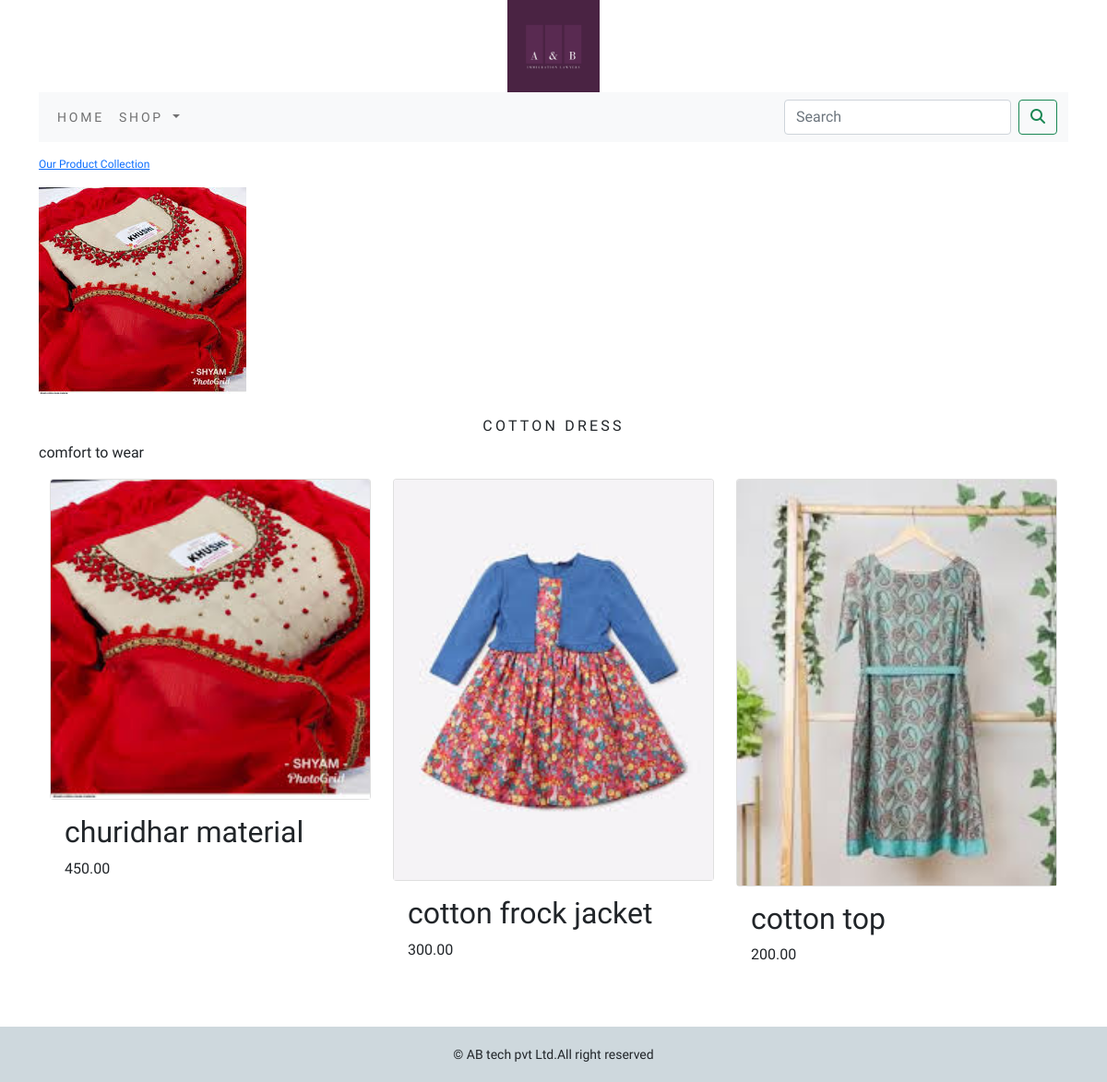
The app's page /shop/cotton-dress/ with its own data.
### shop/models.py (models this page shows, shortened)
class Category(models.Model):
    name=models.CharField(max_length=250,unique=True)
    slug=models.SlugField(max_length=250,unique=True)
    description=models.TextField(blank=True)
    img=models.ImageField(upload_to='category',blank=True)
    class Meta:
        ordering=('name',)
        verbose_name='category'
        verbose_name_plural='categories'
    def get_url(self):
        return reverse('shop:product_by_category',args=[self.slug])

class Product(models.Model):
    name = models.CharField(max_length=250, unique=True)
    slug = models.SlugField(max_length=250, unique=True)
    description = models.TextField(blank=True)
    price=models.DecimalField(max_digits=10,decimal_places=2)
    category=models.ForeignKey(Category,on_delete=models.CASCADE)
    img=models.ImageField(upload_to='product',blank=True)
    stock=models.IntegerField()
    available=models.BooleanField(default=True)
    created=models.DateTimeField(auto_now_add=True)
    updated=models.DateTimeField(auto_now=True)
    def get_url(self):
        return reverse('shop:prodCatdetail',args=[self.category.slug,self.slug])
    class Meta:
        ordering=('name',)
        verbose_name='product'
        verbose_name_plural='products'

### shop/views.py (the view)
# urls.py: path('',views.allProdCat,name='allProdCat'),
def allProdCat(request,c_slug=None):
    c_page = None
    products_list = None
    if c_slug!= None:
        c_page=get_object_or_404(Category,slug=c_slug)
        products_list=Product.objects.all().filter(category=c_page,available=True)
    else:
        products_list=Product.objects.all().filter(available=True)
    paginator=Paginator(products_list,6)
    try:
        page=int(request.GET.get('page','1'))
    except:
        page=1
    try:
        products=paginator.page(page)
    except (EmptyPage,InvalidPage):
        products=paginator.page(paginator.num_pages)
    return render(request,"category.html",{'category':c_page,'products':products})

### cart/context_processors.py (called while the page is built)
def counter(request):
    item_count=0
    if 'admin' in request.path:
        return {}
    else:
        try:
            cart=Cart.objects.filter(cart_id=_cart_id(request))
            cart_items=CartItem.objects.all().filter(cart=cart[:1])
            for cart_item in cart_items:
                item_count += cart_item.quantity
        except Cart.DoesNotExists:
            item_count=0
    return dict(item_count=item_count)

### cart/views.py (called while the page is built)
def _cart_id(request):
    cart=request.session.session_key
    if not cart:
        cart = request.session.create()
    return cart

### shop/context_processors.py (called while the page is built)
def menu_links(request):
    links = Category.objects.all()
    return dict(links=links)

### templates/category.html (shortened to what this page needs)
{% extends 'base.html' %}
{% load static %}
{% block content %}
    {% if category %}
        <div class="row my_row_class">
          <div class="mx_auto">
              <p><a href="{% url 'shop:allProdCat' %}">Our Product Collection</a> </p>
          </div>
        </div>
    {% endif %}
    <div class="mx_auto">
        {% if category %}
            <img class="my_image" src="{{category.img.url}}" alt="{{category.name}}">
    </div>
    <br>
    <div>
        <h1 class="text-center my_title">{{category.name}}</h1>
        <p class="text-justify">{{category.description}}</p>
    </div>
    {% endif %}
    <div class="container">
        <div class="row mx_auto">
            {% for product in products.object_list %}
            <div class="my_bottom_margin col-9  col-sm-12  col-md-4  xol-lg-4">
                <div class="card text-center" style="min-width:18rem;">
                    <a href="{{product.get_url}}"><img class="card-img-top my_image" src="{{product.img.url}}" alt='image'></a>
                </div>
                <div class="card-body">
                    <h2>{{product.name}}</h2>
                    <p>{{product.price}}</p>
                </div>
            </div>
            {% endfor %}
        </div>
        <br>
    </div>
{% endblock %}

### static/css/custome.css (style rules this page uses)
body { font-family: 'Uchen', serif; }
.my_row_class { padding-top: 15px; color: red; }
.my_row_class .mx_auto { color: red; font-size: 12px; }
.my_title { font-size:16px; text-transform:uppercase; letter-spacing: .2em; }
.my_bottom_margin { margin-bottom: 10px; }

### records on screen
Category: img (picture), name "COTTON DRESS", description "comfort to wear"
Product: img (picture), name "churidhar material", price "450.00"
Product: img (picture), name "cotton frock jacket", price "300.00"
Product: img (picture), name "cotton top", price "200.00"
